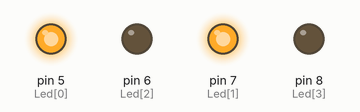
Bench run of a sketch on a simulated Arduino Uno, built with avr-gcc and run on an emulated ATmega328P. On the bench: output pins drawn as LEDs (lit = HIGH).

Above: at 0.2 s.
At 1.2 s:
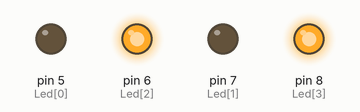
At 3.7 s:
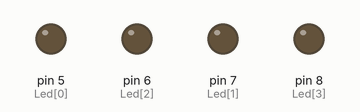
Timing chart, 0 to 4.6 s (numbered marks = the images above):
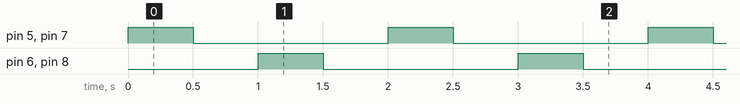

Measured:
- by itself, pin 5 (Led[0]), pin 6 (Led[2]), pin 7 (Led[1]), pin 8 (Led[3]): alternates HIGH for 0.50 s and LOW for 1.5 s
- by itself, everything shown: repeats every 2.0 s, in 4 steps

The sketch:

Lab1_2_HW2.ino.ino
```cpp
int Led[4] = {5, 7, 6, 8};

void setup() {
  // put your setup code here, to run once:
  int i;
  for(i = 0; i < 4; i++)
    pinMode(Led[i], OUTPUT);
}

void loop() {
  // put your main code here, to run repeatedly:
  int i;
  for(i = 0; i < 4; i += 2){
    digitalWrite(Led[i], HIGH);
    digitalWrite(Led[i+1], HIGH);
    delay(500);
    digitalWrite(Led[i], LOW);
    digitalWrite(Led[i+1], LOW);
    delay(500);
    }
}
```
